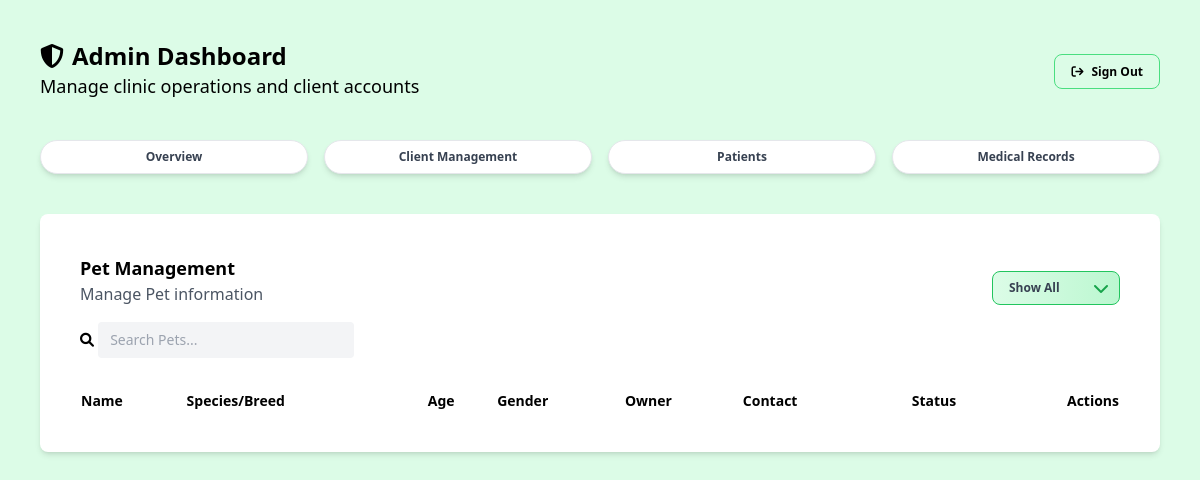
/admin/pet-management.php (signed in), run on an earlier commit of the app's database.
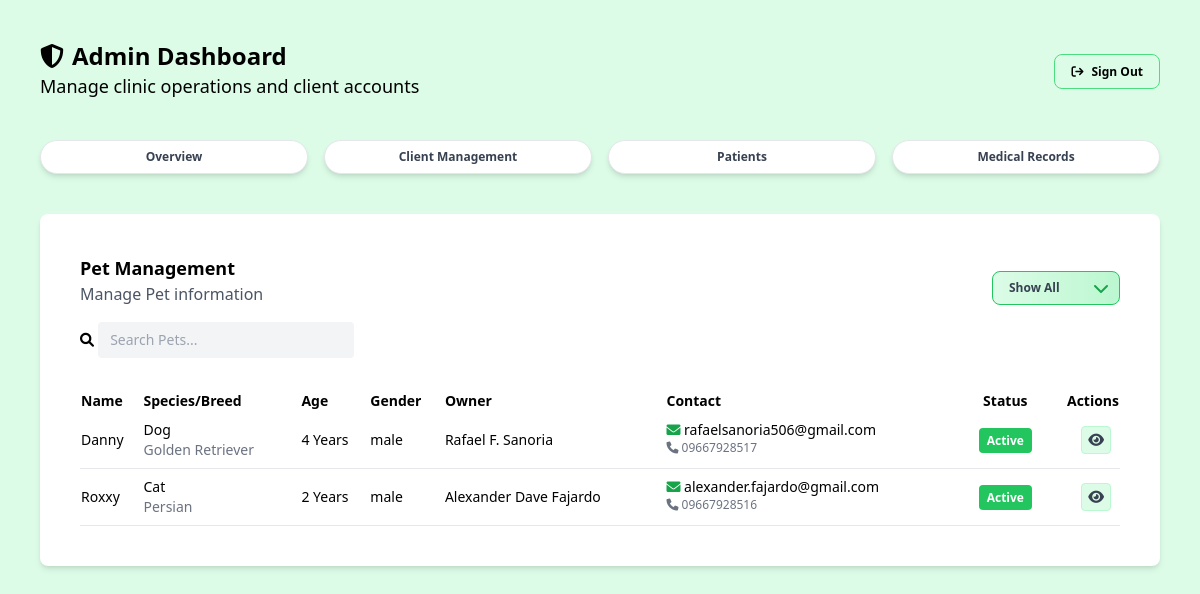
And on a later commit of the database.
### tables this page shows
CREATE TABLE `pets` (
  `id` int(10) UNSIGNED NOT NULL,
  `owner_id` bigint(20) DEFAULT NULL,
  `name` text NOT NULL,
  `species` text NOT NULL,
  `breed` text DEFAULT NULL,
  `age` int(11) DEFAULT NULL,
  `gender` text DEFAULT NULL CHECK (`gender` in ('male','female','unknown')),
  `weight` varchar(255) DEFAULT NULL,
  `color` varchar(255) DEFAULT NULL,
  `notes` longtext DEFAULT NULL,
  `registered_at` timestamp NOT NULL DEFAULT current_timestamp() ON UPDATE current_timestamp()
);

CREATE TABLE `owners` (
  `id` bigint(20) NOT NULL,
  `user_id` bigint(20) DEFAULT NULL,
  `name` text NOT NULL,
  `email` text DEFAULT NULL,
  `phone` varchar(32) DEFAULT NULL,
  `emergency` bigint(20) DEFAULT NULL,
  `address` longtext NOT NULL,
  `created_at` timestamp NOT NULL DEFAULT current_timestamp() ON UPDATE current_timestamp(),
  `status` enum('active','inactive') NOT NULL DEFAULT 'active'
);

### helpers/fetch.php (called while the page is built, shortened)
<?php
function fetchAllData(PDO $pdo, string $query, array $params = []): array
{
    $stmt = $pdo->prepare($query);
    $stmt->execute($params);
    return $stmt->fetchAll(PDO::FETCH_ASSOC);
}

### admin/pet-management.php (the view, shortened to what this page needs)
<?php
include_once '../config/config.php';
require_once '../helpers/fetch.php';
?>
<!DOCTYPE html>
<html lang="en">
<head>
    <script src="https://cdn.tailwindcss.com"></script>
    <link rel="stylesheet" href="https://cdnjs.cloudflare.com/ajax/libs/font-awesome/6.0.0-beta3/css/all.min.css">
</head>
<body class="bg-green-100 w-full h-screen overflow-y-auto">
    <?php include_once '../includes/admin-header.php'; ?>
    <main class="p-10">
        <section class="p-10 bg-white rounded-lg shadow-md">
            <div class="mb-4 flex items-center justify-between">
                <div>
                    <h3 class="font-semibold text-lg">Pet Management</h3>
                    <h4 class="text-gray-600">Manage Pet information</h4>
                </div>
                <div class="relative inline-block mt-4">
                    <select id="speciesFilter"
                        class="appearance-none w-32 px-4 py-2 pr-8 rounded-lg text-xs font-semibold text-gray-700
               bg-gradient-to-r from-green-100 to-green-200 border border-green-500
               hover:from-green-200 hover:to-green-300 focus:outline-none focus:ring-2 focus:ring-green-400 transition">
                        <option value="">Show All</option>
                    </select>
                    <span class="absolute right-3 top-1/2 transform -translate-y-1/2 pointer-events-none">
                    </span>
                </div>
            </div>
            <div class="mb-4">
                <form>
                    <i class="fa-solid fa-search text-sm"></i>
                    <input type="search" id="search" placeholder="Search Pets..."
                        class="bg-gray-100 rounded px-3 py-2 mb-4 text-sm w-64">
                </form>
            </div>
            <table class="w-full border-collapse">
                <thead>
                    <tr class="text-sm text-left">
                        <th class="font-semibold">Name</th>
                        <th class="font-semibold">Species/Breed</th>
                        <th class="font-semibold">Age</th>
                        <th class="font-semibold">Gender</th>
                        <th class="font-semibold">Owner</th>
                        <th class="font-semibold">Contact</th>
                        <th class="font-semibold text-center">Status</th>
                        <th class="text-right font-semibold">Actions</th>
                    </tr>
                </thead>
                <tbody id="petsBody">
                    <?php
                    $pets = fetchAllData(
                        $pdo,
                        "SELECT p.id, p.name AS pet_name, p.species, p.breed, p.age, p.gender,
                                o.name AS owner_name, o.phone AS owner_phone, o.email AS owner_email
                         FROM pets p
                         JOIN owners o ON p.owner_id = o.id"
                    );
                    foreach ($pets as $row) {
                        $speciesLower = strtolower(trim($row['species']));
                        echo "<tr class='border-b hover:bg-green-50 text-sm' data-species='{$speciesLower}'>";
                        echo "<td class='py-2'>{$row['pet_name']}</td>";
                        echo "<td class='py-2 flex flex-col'>
                                <span>{$row['species']}</span>
                                <span class='text-gray-500'>{$row['breed']}</span>
                              </td>";
                        echo "<td class='py-2'>{$row['age']} <span>Years</span></td>";
                        echo "<td class='py-2'>{$row['gender']}</td>";
                        echo "<td class='py-2'>{$row['owner_name']}</td>";
                        echo "<td class='flex flex-col py-2'>
                                <span><i class='fa-solid fa-envelope text-green-600'></i> {$row['owner_email']}</span>
                                <span class='text-gray-500 text-xs'><i class='fa-solid fa-phone'></i> {$row['owner_phone']}</span>
                              </td>";
                        echo "<td class='text-center py-2'>
                                <span class='bg-green-500 text-white py-1 px-2 rounded text-xs font-semibold'>Active</span>
                              </td>";
                        echo "<td class='text-right py-2'>
                                <button class='fa-solid fa-eye text-gray-700 mr-2 bg-green-100 p-1.5 rounded border border-green-200 hover:bg-green-300'></button>
                              </td>";
                        echo "</tr>";
                    }
                    ?>
                </tbody>
            </table>
        </section>
    </main>
</body>
</html>

### includes/admin-header.php
<header>
    <section class="p-10 w-full flex items-center justify-between">
        <div>
            <div class="flex items-center space-x-2">
                <i class="fa-solid fa-shield text-2xl"></i>
                <h1 class="font-semibold text-2xl">Admin Dashboard</h1>
            </div>
            <h2 class="text-lg font-normal">Manage clinic operations and client accounts</h2>
        </div>
        <div>
            <a class="text-gray text-xs font-semibold border border-green-400 px-4 py-2 rounded-lg hover:bg-green-300"
                href="../logout.php"><i class="fa-solid fa-arrow-right-from-bracket mr-2"></i>Sign Out</a>
        </div>
    </section>
    <div class="px-10 w-full flex items-center justify-between">
        <nav class="w-full">
            <ul class="flex space-x-4 text-gray-700 text-xs font-semibold">
                <a class="flex-1 text-center shadow-md font-semibold py-2 bg-white rounded-full border hover:border-green-500 s"
                    href="../admin/admin-dashboard.php">
                    <li>Overview</li>
                </a>
                <a class="flex-1 text-center shadow-md font-semibold py-2 bg-white rounded-full border hover:border-green-500"
                    href="../admin/client-management.php">
                    <li>Client Management
                    </li>
                </a>
                <a class="flex-1 text-center shadow-md font-semibold py-2 bg-white rounded-full border hover:border-green-500"
                    href="../admin/pet-management.php">
                    <li>Patients</li>
                </a>
                <a class="flex-1 text-center shadow-md font-semibold py-2 bg-white rounded-full border hover:border-green-500"
                    href="../admin/medical-records.php">
                    <li>Medical Records</li>
                </a>
            </ul>
        </nav>
    </div>
</header>

What changed in the data, as far as the page shows it:
added pets: name "Danny", species "Dog", breed "Golden Retriever", age "4", gender "male", owner.name "Rafael F. Sanoria", owner.email "rafaelsanoria506@gmail.com", owner.phone "09667928517"
added pets: name "Roxxy", species "Cat", breed "Persian", age "2", gender "male", owner.name "Alexander Dave Fajardo", owner.email "alexander.fajardo@gmail.com", owner.phone "09667928516"
